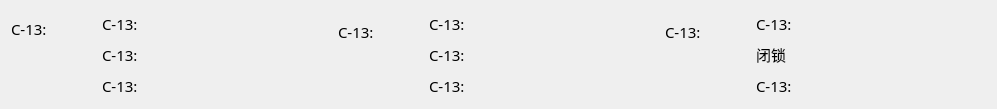
   <widget class="QWidget" name="horizontalLayoutWidget_5">
    <property name="geometry">
     <rect>
      <x>610</x>
      <y>1000</y>
      <width>995</width>
      <height>93</height>
     </rect>
    </property>
    <layout class="QHBoxLayout" name="horizontalLayout_28">
     <item>
      <layout class="QHBoxLayout" name="horizontalLayout_25">
       <item>
        <layout class="QVBoxLayout" name="verticalLayout_7">
         <item>
          <widget class="QLabel" name="label_55">
           <property name="minimumSize">
            <size>
             <width>85</width>
             <height>30</height>
            </size>
           </property>
           <property name="maximumSize">
            <size>
             <width>85</width>
             <height>30</height>
            </size>
           </property>
           <property name="font">
            <font>
             <family>宋体</family>
             <pointsize>11</pointsize>
            </font>
           </property>
           <property name="text">
            <string>C-13:</string>
           </property>
          </widget>
         </item>
         <item>
          <widget class="QLabel" name="label_56">
           <property name="minimumSize">
            <size>
             <width>40</width>
             <height>40</height>
            </size>
           </property>
           <property name="maximumSize">
            <size>
             <width>40</width>
             <height>40</height>
            </size>
           </property>
           <property name="styleSheet">
            <string notr="true">border-image: url(:/img/pie-NF.png);</string>
           </property>
           <property name="text">
            <string/>
           </property>
          </widget>
         </item>
        </layout>
       </item>
       <item>
        <layout class="QVBoxLayout" name="verticalLayout_6">
         <item>
          <widget class="QLabel" name="label_52">
           <property name="minimumSize">
            <size>
             <width>230</width>
             <height>25</height>
            </size>
           </property>
           <property name="maximumSize">
            <size>
             <width>230</width>
             <height>25</height>
            </size>
           </property>
           <property name="font">
            <font>
             <family>宋体</family>
             <pointsize>11</pointsize>
            </font>
           </property>
           <property name="text">
            <string>C-13:</string>
           </property>
          </widget>
         </item>
         <item>
          <widget class="QLabel" name="label_53">
           <property name="minimumSize">
            <size>
             <width>230</width>
             <height>25</height>
            </size>
           </property>
           <property name="maximumSize">
            <size>
             <width>230</width>
             <height>25</height>
            </size>
           </property>
           <property name="font">
            <font>
             <family>宋体</family>
             <pointsize>11</pointsize>
            </font>
           </property>
           <property name="text">
            <string>C-13:</string>
           </property>
          </widget>
         </item>
         <item>
          <widget class="QLabel" name="label_54">
           <property name="minimumSize">
            <size>
             <width>230</width>
             <height>25</height>
            </size>
           </property>
           <property name="maximumSize">
            <size>
             <width>230</width>
             <height>25</height>
            </size>
           </property>
           <property name="font">
            <font>
             <family>宋体</family>
             <pointsize>11</pointsize>
            </font>
           </property>
           <property name="text">
            <string>C-13:</string>
           </property>
          </widget>
         </item>
        </layout>
       </item>
      </layout>
     </item>
     <item>
      <layout class="QHBoxLayout" name="horizontalLayout_26">
       <item>
        <layout class="QVBoxLayout" name="verticalLayout_8">
         <item>
          <widget class="QLabel" name="label_57">
           <property name="minimumSize">
            <size>
             <width>85</width>
             <height>30</height>
            </size>
           </property>
           <property name="maximumSize">
            <size>
             <width>85</width>
             <height>30</height>
            </size>
           </property>
           <property name="font">
            <font>
             <family>宋体</family>
             <pointsize>11</pointsize>
            </font>
           </property>
           <property name="text">
            <string>C-13:</string>
           </property>
          </widget>
         </item>
         <item>
          <widget class="QLabel" name="label_45">
           <property name="minimumSize">
            <size>
             <width>76</width>
             <height>33</height>
            </size>
           </property>
           <property name="maximumSize">
            <size>
             <width>76</width>
             <height>33</height>
            </size>
           </property>
           <property name="styleSheet">
            <string notr="true">border-image: url(:/img/Off-NP.png);</string>
           </property>
           <property name="text">
            <string/>
           </property>
          </widget>
         </item>
        </layout>
       </item>
       <item>
        <layout class="QVBoxLayout" name="verticalLayout_9">
         <item>
          <widget class="QLabel" name="label_59">
           <property name="minimumSize">
            <size>
             <width>230</width>
             <height>25</height>
            </size>
           </property>
           <property name="maximumSize">
            <size>
             <width>230</width>
             <height>25</height>
            </size>
           </property>
           <property name="font">
            <font>
             <family>宋体</family>
             <pointsize>11</pointsize>
            </font>
           </property>
           <property name="text">
            <string>C-13:</string>
           </property>
          </widget>
         </item>
         <item>
          <widget class="QLabel" name="label_60">
           <property name="minimumSize">
            <size>
             <width>230</width>
             <height>25</height>
            </size>
           </property>
           <property name="maximumSize">
            <size>
             <width>230</width>
             <height>25</height>
            </size>
           </property>
           <property name="font">
            <font>
             <family>宋体</family>
             <pointsize>11</pointsize>
            </font>
           </property>
           <property name="text">
            <string>C-13:</string>
           </property>
          </widget>
         </item>
         <item>
          <widget class="QLabel" name="label_61">
           <property name="minimumSize">
            <size>
             <width>230</width>
             <height>25</height>
            </size>
           </property>
           <property name="maximumSize">
            <size>
             <width>230</width>
             <height>25</height>
            </size>
           </property>
           <property name="font">
            <font>
             <family>宋体</family>
             <pointsize>11</pointsize>
            </font>
           </property>
           <property name="text">
            <string>C-13:</string>
           </property>
          </widget>
         </item>
        </layout>
       </item>
      </layout>
     </item>
     <item>
      <layout class="QHBoxLayout" name="horizontalLayout_27">
       <item>
        <layout class="QVBoxLayout" name="verticalLayout_10">
         <item>
          <widget class="QLabel" name="label_62">
           <property name="minimumSize">
            <size>
             <width>85</width>
             <height>30</height>
            </size>
           </property>
           <property name="maximumSize">
            <size>
             <width>85</width>
             <height>30</height>
            </size>
           </property>
           <property name="font">
            <font>
             <family>宋体</family>
             <pointsize>11</pointsize>
            </font>
           </property>
           <property name="text">
            <string>C-13:</string>
           </property>
          </widget>
         </item>
         <item>
          <widget class="QLabel" name="label_46">
           <property name="minimumSize">
            <size>
             <width>76</width>
             <height>33</height>
            </size>
           </property>
           <property name="maximumSize">
            <size>
             <width>76</width>
             <height>33</height>
            </size>
           </property>
           <property name="styleSheet">
            <string notr="true">border-image: url(:/img/Off-NP.png);</string>
           </property>
           <property name="text">
            <string/>
           </property>
          </widget>
         </item>
        </layout>
       </item>
       <item>
        <layout class="QVBoxLayout" name="verticalLayout_11">
         <item>
          <widget class="QLabel" name="label_64">
           <property name="minimumSize">
            <size>
             <width>230</width>
             <height>25</height>
            </size>
           </property>
           <property name="maximumSize">
            <size>
             <width>230</width>
             <height>25</height>
            </size>
           </property>
           <property name="font">
            <font>
             <family>宋体</family>
             <pointsize>11</pointsize>
            </font>
           </property>
           <property name="text">
            <string>C-13:</string>
           </property>
          </widget>
         </item>
         <item>
          <widget class="QLabel" name="label_65">
           <property name="minimumSize">
            <size>
             <width>230</width>
             <height>25</height>
            </size>
           </property>
           <property name="maximumSize">
            <size>
             <width>230</width>
             <height>25</height>
            </size>
           </property>
           <property name="font">
            <font>
             <family>宋体</family>
             <pointsize>11</pointsize>
            </font>
           </property>
           <property name="text">
            <string>闭锁</string>
           </property>
          </widget>
         </item>
         <item>
          <widget class="QLabel" name="label_66">
           <property name="minimumSize">
            <size>
             <width>230</width>
             <height>25</height>
            </size>
           </property>
           <property name="maximumSize">
            <size>
             <width>230</width>
             <height>25</height>
            </size>
           </property>
           <property name="font">
            <font>
             <family>宋体</family>
             <pointsize>11</pointsize>
            </font>
           </property>
           <property name="text">
            <string>C-13:</string>
           </property>
          </widget>
         </item>
        </layout>
       </item>
      </layout>
     </item>
    </layout>
   </widget>
